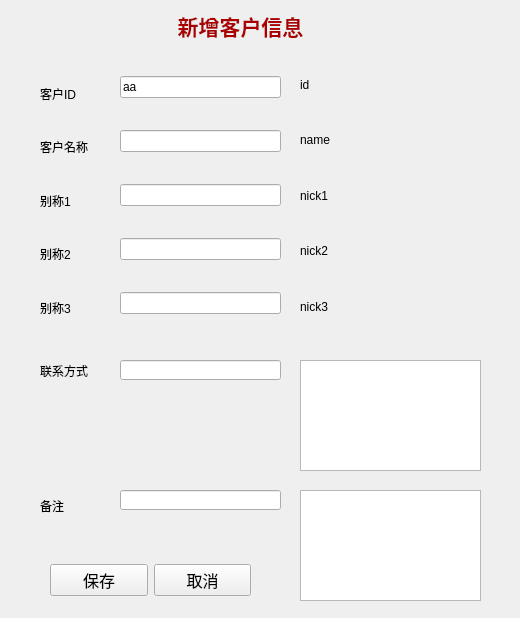
<?xml version="1.0" encoding="UTF-8"?>
<ui version="4.0">
 <class>Form</class>
 <widget class="QWidget" name="Form">
  <property name="geometry">
   <rect>
    <x>0</x>
    <y>0</y>
    <width>520</width>
    <height>618</height>
   </rect>
  </property>
  <property name="focusPolicy">
   <enum>Qt::StrongFocus</enum>
  </property>
  <property name="windowTitle">
   <string>Form</string>
  </property>
  <property name="autoFillBackground">
   <bool>true</bool>
  </property>
  <widget class="QTextBrowser" name="textBrowser_remark">
   <property name="geometry">
    <rect>
     <x>300</x>
     <y>490</y>
     <width>181</width>
     <height>111</height>
    </rect>
   </property>
   <property name="frameShadow">
    <enum>QFrame::Plain</enum>
   </property>
   <property name="lineWidth">
    <number>0</number>
   </property>
  </widget>
  <widget class="QLabel" name="label_13">
   <property name="geometry">
    <rect>
     <x>160</x>
     <y>10</y>
     <width>161</width>
     <height>31</height>
    </rect>
   </property>
   <property name="text">
    <string>&lt;html&gt;&lt;head/&gt;&lt;body&gt;&lt;p align=&quot;center&quot;&gt;&lt;span style=&quot; font-size:16pt; font-weight:600; color:#aa0000;&quot;&gt;新增客户信息&lt;/span&gt;&lt;/p&gt;&lt;/body&gt;&lt;/html&gt;</string>
   </property>
  </widget>
  <widget class="QWidget" name="verticalLayoutWidget">
   <property name="geometry">
    <rect>
     <x>40</x>
     <y>70</y>
     <width>61</width>
     <height>261</height>
    </rect>
   </property>
   <layout class="QVBoxLayout" name="verticalLayout">
    <item>
     <widget class="QLabel" name="label">
      <property name="text">
       <string>客户ID</string>
      </property>
     </widget>
    </item>
    <item>
     <widget class="QLabel" name="label_2">
      <property name="text">
       <string>客户名称</string>
      </property>
     </widget>
    </item>
    <item>
     <widget class="QLabel" name="label_3">
      <property name="text">
       <string>别称1</string>
      </property>
     </widget>
    </item>
    <item>
     <widget class="QLabel" name="label_4">
      <property name="text">
       <string>别称2</string>
      </property>
     </widget>
    </item>
    <item>
     <widget class="QLabel" name="label_5">
      <property name="text">
       <string>别称3</string>
      </property>
     </widget>
    </item>
   </layout>
  </widget>
  <widget class="QWidget" name="verticalLayoutWidget_2">
   <property name="geometry">
    <rect>
     <x>120</x>
     <y>50</y>
     <width>161</width>
     <height>291</height>
    </rect>
   </property>
   <layout class="QVBoxLayout" name="verticalLayout_2">
    <item>
     <widget class="QLineEdit" name="lineEdit_id">
      <property name="text">
       <string>aa</string>
      </property>
     </widget>
    </item>
    <item>
     <widget class="QLineEdit" name="lineEdit_name"/>
    </item>
    <item>
     <widget class="QLineEdit" name="lineEdit_nick1"/>
    </item>
    <item>
     <widget class="QLineEdit" name="lineEdit_nick2"/>
    </item>
    <item>
     <widget class="QLineEdit" name="lineEdit_nick3"/>
    </item>
   </layout>
  </widget>
  <widget class="QWidget" name="verticalLayoutWidget_3">
   <property name="geometry">
    <rect>
     <x>300</x>
     <y>60</y>
     <width>181</width>
     <height>271</height>
    </rect>
   </property>
   <layout class="QVBoxLayout" name="verticalLayout_3">
    <item>
     <widget class="QLabel" name="label_id">
      <property name="text">
       <string>id</string>
      </property>
     </widget>
    </item>
    <item>
     <widget class="QLabel" name="label_name">
      <property name="text">
       <string>name</string>
      </property>
     </widget>
    </item>
    <item>
     <widget class="QLabel" name="label_nick1">
      <property name="text">
       <string>nick1</string>
      </property>
     </widget>
    </item>
    <item>
     <widget class="QLabel" name="label_nick2">
      <property name="text">
       <string>nick2</string>
      </property>
     </widget>
    </item>
    <item>
     <widget class="QLabel" name="label_nick3">
      <property name="text">
       <string>nick3</string>
      </property>
     </widget>
    </item>
   </layout>
  </widget>
  <widget class="QTextBrowser" name="textBrowser_contact">
   <property name="geometry">
    <rect>
     <x>300</x>
     <y>360</y>
     <width>181</width>
     <height>111</height>
    </rect>
   </property>
   <property name="frameShadow">
    <enum>QFrame::Plain</enum>
   </property>
   <property name="lineWidth">
    <number>0</number>
   </property>
  </widget>
  <widget class="QLabel" name="label_7">
   <property name="geometry">
    <rect>
     <x>40</x>
     <y>480</y>
     <width>59</width>
     <height>52</height>
    </rect>
   </property>
   <property name="text">
    <string>备注</string>
   </property>
  </widget>
  <widget class="QLabel" name="label_6">
   <property name="geometry">
    <rect>
     <x>40</x>
     <y>340</y>
     <width>59</width>
     <height>61</height>
    </rect>
   </property>
   <property name="text">
    <string>联系方式</string>
   </property>
  </widget>
  <widget class="QLineEdit" name="lineEdit_contact">
   <property name="geometry">
    <rect>
     <x>120</x>
     <y>360</y>
     <width>161</width>
     <height>20</height>
    </rect>
   </property>
  </widget>
  <widget class="QLineEdit" name="lineEdit_remark">
   <property name="geometry">
    <rect>
     <x>120</x>
     <y>490</y>
     <width>161</width>
     <height>20</height>
    </rect>
   </property>
  </widget>
  <widget class="QWidget" name="horizontalLayoutWidget">
   <property name="geometry">
    <rect>
     <x>50</x>
     <y>550</y>
     <width>201</width>
     <height>61</height>
    </rect>
   </property>
   <layout class="QHBoxLayout" name="horizontalLayout">
    <item>
     <widget class="QPushButton" name="pushButton_save">
      <property name="font">
       <font>
        <family>宋体</family>
        <pointsize>12</pointsize>
        <weight>50</weight>
        <bold>false</bold>
       </font>
      </property>
      <property name="text">
       <string>保存</string>
      </property>
     </widget>
    </item>
    <item>
     <widget class="QPushButton" name="pushButton_cancel">
      <property name="font">
       <font>
        <family>宋体</family>
        <pointsize>12</pointsize>
        <weight>50</weight>
        <bold>false</bold>
       </font>
      </property>
      <property name="text">
       <string>取消</string>
      </property>
     </widget>
    </item>
   </layout>
  </widget>
 </widget>
 <resources/>
 <connections>
  <connection>
   <sender>pushButton_save</sender>
   <signal>clicked()</signal>
   <receiver>Form</receiver>
   <slot>bsumit()</slot>
   <hints>
    <hint type="sourcelabel">
     <x>94</x>
     <y>429</y>
    </hint>
    <hint type="destinationlabel">
     <x>91</x>
     <y>218</y>
    </hint>
   </hints>
  </connection>
  <connection>
   <sender>lineEdit_id</sender>
   <signal>textChanged(QString)</signal>
   <receiver>label_id</receiver>
   <slot>setText(QString)</slot>
   <hints>
    <hint type="sourcelabel">
     <x>139</x>
     <y>111</y>
    </hint>
    <hint type="destinationlabel">
     <x>253</x>
     <y>111</y>
    </hint>
   </hints>
  </connection>
  <connection>
   <sender>lineEdit_name</sender>
   <signal>textChanged(QString)</signal>
   <receiver>label_name</receiver>
   <slot>setText(QString)</slot>
   <hints>
    <hint type="sourcelabel">
     <x>211</x>
     <y>151</y>
    </hint>
    <hint type="destinationlabel">
     <x>336</x>
     <y>152</y>
    </hint>
   </hints>
  </connection>
  <connection>
   <sender>lineEdit_nick1</sender>
   <signal>textChanged(QString)</signal>
   <receiver>label_nick1</receiver>
   <slot>setText(QString)</slot>
   <hints>
    <hint type="sourcelabel">
     <x>213</x>
     <y>179</y>
    </hint>
    <hint type="destinationlabel">
     <x>356</x>
     <y>180</y>
    </hint>
   </hints>
  </connection>
  <connection>
   <sender>lineEdit_nick2</sender>
   <signal>textChanged(QString)</signal>
   <receiver>label_nick2</receiver>
   <slot>setText(QString)</slot>
   <hints>
    <hint type="sourcelabel">
     <x>172</x>
     <y>213</y>
    </hint>
    <hint type="destinationlabel">
     <x>343</x>
     <y>207</y>
    </hint>
   </hints>
  </connection>
  <connection>
   <sender>lineEdit_nick3</sender>
   <signal>textChanged(QString)</signal>
   <receiver>label_nick3</receiver>
   <slot>setText(QString)</slot>
   <hints>
    <hint type="sourcelabel">
     <x>205</x>
     <y>244</y>
    </hint>
    <hint type="destinationlabel">
     <x>361</x>
     <y>238</y>
    </hint>
   </hints>
  </connection>
  <connection>
   <sender>lineEdit_contact</sender>
   <signal>textChanged(QString)</signal>
   <receiver>textBrowser_contact</receiver>
   <slot>setText(QString)</slot>
   <hints>
    <hint type="sourcelabel">
     <x>216</x>
     <y>298</y>
    </hint>
    <hint type="destinationlabel">
     <x>367</x>
     <y>308</y>
    </hint>
   </hints>
  </connection>
  <connection>
   <sender>lineEdit_remark</sender>
   <signal>textChanged(QString)</signal>
   <receiver>textBrowser_remark</receiver>
   <slot>setText(QString)</slot>
   <hints>
    <hint type="sourcelabel">
     <x>248</x>
     <y>374</y>
    </hint>
    <hint type="destinationlabel">
     <x>379</x>
     <y>369</y>
    </hint>
   </hints>
  </connection>
  <connection>
   <sender>pushButton_cancel</sender>
   <signal>clicked()</signal>
   <receiver>Form</receiver>
   <slot>close()</slot>
   <hints>
    <hint type="sourcelabel">
     <x>276</x>
     <y>435</y>
    </hint>
    <hint type="destinationlabel">
     <x>361</x>
     <y>446</y>
    </hint>
   </hints>
  </connection>
 </connections>
 <slots>
  <slot>bsumit()</slot>
 </slots>
</ui>
